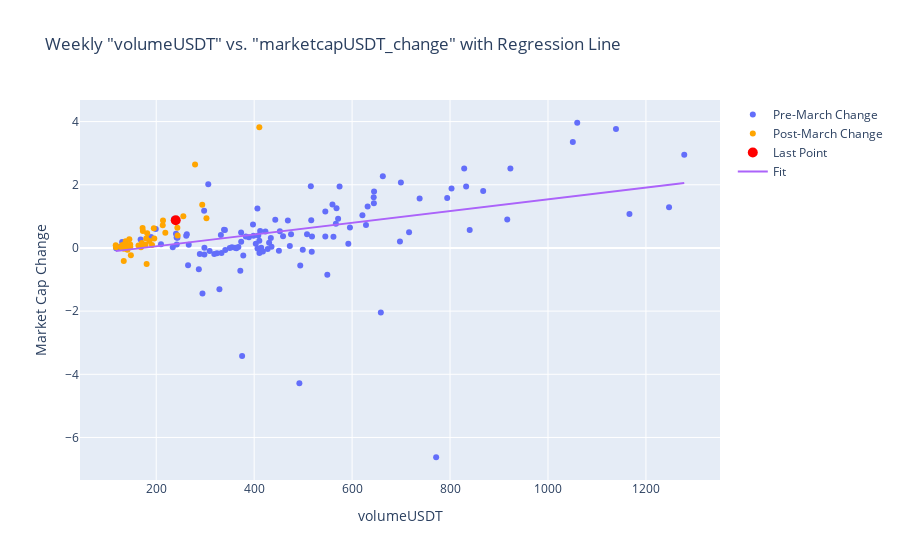

Notebook code for this chart:
### Code cell
import plotly.graph_objects as go

# Split the dataset into pre and post-March 2023
threshold_date = pd.to_datetime('2023-03-13')
pre_march = weekly_df[weekly_df.index < threshold_date]
post_march = weekly_df[weekly_df.index >= threshold_date]

# Fit a line to the points for the entire period
x = weekly_df['gross']
y = weekly_df['marketcapUSDT_change']
coefficients = np.polyfit(x, y, 1)  # Fit a 1st degree polynomial (line) to the data
poly_line = np.poly1d(coefficients)
line_space = np.linspace(x.min(), x.max(), len(weekly_df))

# Create the scatter plot with a regression line
fig = go.Figure()

# Scatter plot of pre-March points (default color)
fig.add_trace(go.Scatter(
    x=pre_march['gross'],
    y=pre_march['marketcapUSDT_change'],
    mode='markers',
    name='Pre-March Change',
    text=pre_march.index,
    hoverinfo='text+x+y'
))

# Scatter plot of post-March points (orange color)
fig.add_trace(go.Scatter(
    x=post_march['gross'],
    y=post_march['marketcapUSDT_change'],
    mode='markers',
    name='Post-March Change',
    text=post_march.index,
    hoverinfo='text+x+y',
    marker=dict(color='orange')
))

# Scatter plot with just the last point highlighted in red
fig.add_trace(go.Scatter(
    x=[x.iloc[-1]],
    y=[y.iloc[-1]],
    mode='markers',
    marker=dict(color='red', size=10),
    name='Last Point',
    text=[weekly_df.index[-1]],
    hoverinfo='text+x+y'
))

# Add the linear regression line
fig.add_trace(go.Scatter(
    x=line_space,
    y=poly_line(line_space),
    mode='lines',
    name='Fit'
))

# Customize the layout
fig.update_layout(
    title='Weekly "gross" vs. "marketcapUSDT_change" with Regression Line',
    xaxis_title='Gross',
    yaxis_title='Market Cap Change',
)

# Show the plot
fig.show()
